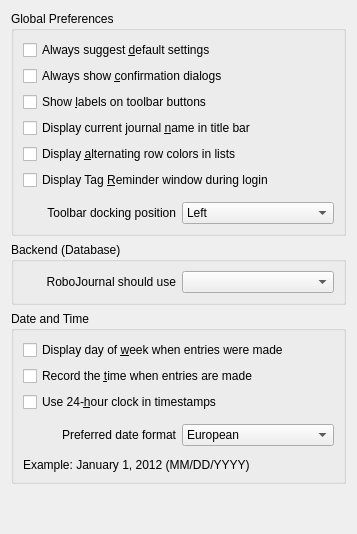
<?xml version="1.0" encoding="UTF-8"?>
<ui version="4.0">
 <class>ConfigurationGeneral</class>
 <widget class="QWidget" name="ConfigurationGeneral">
  <property name="geometry">
   <rect>
    <x>0</x>
    <y>0</y>
    <width>357</width>
    <height>534</height>
   </rect>
  </property>
  <property name="windowTitle">
   <string>Form</string>
  </property>
  <layout class="QGridLayout" name="gridLayout">
   <item row="0" column="0">
    <widget class="QGroupBox" name="layoutgeneral">
     <property name="title">
      <string>Global Preferences</string>
     </property>
     <layout class="QVBoxLayout" name="verticalLayout">
      <item>
       <widget class="QCheckBox" name="AlwaysUseDefaults">
        <property name="toolTip">
         <string>&lt;p&gt;&lt;span style=&quot; font-weight:600;&quot;&gt;(Recommended)&lt;/span&gt; This option requires RoboJournal to suggest (but not force) default settings wherever applicable.&lt;/p&gt;</string>
        </property>
        <property name="text">
         <string>Always suggest &amp;default settings</string>
        </property>
       </widget>
      </item>
      <item>
       <widget class="QCheckBox" name="UseConfirmation">
        <property name="toolTip">
         <string>&lt;p&gt;&lt;b&gt;(Recommended)&lt;/b&gt; This safety protocol requires RoboJournal to require user confirmation before executing commands that delete data. &lt;/p&gt;</string>
        </property>
        <property name="text">
         <string>Always show &amp;confirmation dialogs</string>
        </property>
       </widget>
      </item>
      <item>
       <widget class="QCheckBox" name="UseToolbarLabels">
        <property name="toolTip">
         <string>&lt;p&gt;Requires RoboJournal to display text labels on the toolbar buttons (as opposed to icon-only). Text labels may be cumbersome if the toolbar is docked left or right so some users may wish to turn them off.&lt;/p&gt;</string>
        </property>
        <property name="text">
         <string>Show &amp;labels on toolbar buttons</string>
        </property>
       </widget>
      </item>
      <item>
       <widget class="QCheckBox" name="NameTitlebar">
        <property name="toolTip">
         <string>&lt;p&gt;If checked, RoboJournal displays the name of the current journal in the titlebar &lt;nobr&gt;(i.e. &lt;i&gt;journal_name&lt;/i&gt; - RoboJournal).&lt;/nobr&gt;&lt;/p&gt;</string>
        </property>
        <property name="text">
         <string>Display current journal &amp;name in title bar</string>
        </property>
       </widget>
      </item>
      <item>
       <widget class="QCheckBox" name="Usealternating">
        <property name="toolTip">
         <string>&lt;!DOCTYPE HTML PUBLIC &quot;-//W3C//DTD HTML 4.0//EN&quot; &quot;http://www.w3.org/TR/REC-html40/strict.dtd&quot;&gt;
&lt;html&gt;&lt;head&gt;&lt;meta name=&quot;qrichtext&quot; content=&quot;1&quot; /&gt;&lt;style type=&quot;text/css&quot;&gt;
p, li { white-space: pre-wrap; }
&lt;/style&gt;&lt;/head&gt;&lt;body style=&quot; font-family:'DejaVu Sans'; font-size:9pt; font-weight:400; font-style:normal;&quot;&gt;
&lt;p style=&quot; margin-top:12px; margin-bottom:12px; margin-left:0px; margin-right:0px; -qt-block-indent:0; text-indent:0px;&quot;&gt;If checked, RoboJournal alternates the row background colors in the Chronological Entry List and Search list. This helps to provide visual contrast in long lists but may look bad with some color schemes (so you may wish to disable it in such instances).&lt;/p&gt;&lt;/body&gt;&lt;/html&gt;</string>
        </property>
        <property name="text">
         <string>Display &amp;alternating row colors in lists</string>
        </property>
       </widget>
      </item>
      <item>
       <widget class="QCheckBox" name="TagReminder">
        <property name="toolTip">
         <string>&lt;p&gt;This housekeeping function causes RoboJournal to display a list of all untagged entries it finds during every login (essentially a &amp;quot;nag window&amp;quot;). This feature can be helpful but some users may wish to disable it. &lt;/p&gt;</string>
        </property>
        <property name="text">
         <string>Display Tag &amp;Reminder window during login</string>
        </property>
       </widget>
      </item>
      <item>
       <spacer name="verticalSpacer">
        <property name="orientation">
         <enum>Qt::Vertical</enum>
        </property>
        <property name="sizeType">
         <enum>QSizePolicy::Fixed</enum>
        </property>
        <property name="sizeHint" stdset="0">
         <size>
          <width>20</width>
          <height>6</height>
         </size>
        </property>
       </spacer>
      </item>
      <item>
       <layout class="QHBoxLayout" name="horizontalLayout">
        <item>
         <widget class="QLabel" name="label">
          <property name="text">
           <string>Toolbar docking position</string>
          </property>
          <property name="alignment">
           <set>Qt::AlignRight|Qt::AlignTrailing|Qt::AlignVCenter</set>
          </property>
         </widget>
        </item>
        <item>
         <widget class="QComboBox" name="ToolbarPosition">
          <item>
           <property name="text">
            <string>Left</string>
           </property>
          </item>
          <item>
           <property name="text">
            <string>Top (default)</string>
           </property>
          </item>
          <item>
           <property name="text">
            <string>Right</string>
           </property>
          </item>
         </widget>
        </item>
       </layout>
      </item>
     </layout>
    </widget>
   </item>
   <item row="2" column="0">
    <widget class="QGroupBox" name="layoutdate">
     <property name="title">
      <string>Date and Time</string>
     </property>
     <layout class="QVBoxLayout" name="verticalLayout_3">
      <item>
       <widget class="QCheckBox" name="DOW">
        <property name="toolTip">
         <string>&lt;!DOCTYPE HTML PUBLIC &quot;-//W3C//DTD HTML 4.0//EN&quot; &quot;http://www.w3.org/TR/REC-html40/strict.dtd&quot;&gt;
&lt;html&gt;&lt;head&gt;&lt;meta name=&quot;qrichtext&quot; content=&quot;1&quot; /&gt;&lt;style type=&quot;text/css&quot;&gt;
p, li { white-space: pre-wrap; }
&lt;/style&gt;&lt;/head&gt;&lt;body style=&quot; font-family:'MS Shell Dlg 2'; font-size:8.25pt; font-weight:400; font-style:normal;&quot;&gt;
&lt;p style=&quot; margin-top:12px; margin-bottom:12px; margin-left:0px; margin-right:0px; -qt-block-indent:0; text-indent:0px;&quot;&gt;&lt;span style=&quot; font-family:'Sans'; font-size:10pt;&quot;&gt;If checked, this setting displays the day of week when an entry was written in addition to the regular date and time. (i.e. Saturday, 1/1/2000).&lt;/span&gt;&lt;/p&gt;&lt;/body&gt;&lt;/html&gt;</string>
        </property>
        <property name="text">
         <string>Display day of &amp;week when entries were made</string>
        </property>
       </widget>
      </item>
      <item>
       <widget class="QCheckBox" name="RecordTime">
        <property name="toolTip">
         <string>&lt;p&gt;&lt;span style=&quot; font-weight:600;&quot;&gt;(Recommended) &lt;/span&gt;This causes new entries to be marked with the timestamp of when they were created. Entries without a timestamp are marked with &lt;span style=&quot; font-style:italic;&quot;&gt;[unknown time]&lt;/span&gt;.&lt;/p&gt;</string>
        </property>
        <property name="text">
         <string>Record the &amp;time when entries are made</string>
        </property>
       </widget>
      </item>
      <item>
       <widget class="QCheckBox" name="UseMilitary">
        <property name="toolTip">
         <string>&lt;p&gt;Use this option if you wish to display timestamps in 24 hour format (i.e. 16:00 instead of 4:00 pm). &lt;/p&gt;</string>
        </property>
        <property name="text">
         <string>Use 24-&amp;hour clock in timestamps</string>
        </property>
       </widget>
      </item>
      <item>
       <spacer name="verticalSpacer_3">
        <property name="orientation">
         <enum>Qt::Vertical</enum>
        </property>
        <property name="sizeType">
         <enum>QSizePolicy::Fixed</enum>
        </property>
        <property name="sizeHint" stdset="0">
         <size>
          <width>20</width>
          <height>6</height>
         </size>
        </property>
       </spacer>
      </item>
      <item>
       <layout class="QHBoxLayout" name="horizontalLayout_3">
        <item>
         <widget class="QLabel" name="label_4">
          <property name="text">
           <string>Preferred date format</string>
          </property>
          <property name="alignment">
           <set>Qt::AlignRight|Qt::AlignTrailing|Qt::AlignVCenter</set>
          </property>
         </widget>
        </item>
        <item>
         <widget class="QComboBox" name="DateFormat">
          <item>
           <property name="text">
            <string>European</string>
           </property>
          </item>
          <item>
           <property name="text">
            <string>USA</string>
           </property>
          </item>
          <item>
           <property name="text">
            <string>ISO-8601</string>
           </property>
          </item>
         </widget>
        </item>
       </layout>
      </item>
      <item>
       <spacer name="verticalSpacer_4">
        <property name="orientation">
         <enum>Qt::Vertical</enum>
        </property>
        <property name="sizeType">
         <enum>QSizePolicy::Fixed</enum>
        </property>
        <property name="sizeHint" stdset="0">
         <size>
          <width>20</width>
          <height>6</height>
         </size>
        </property>
       </spacer>
      </item>
      <item>
       <widget class="QLabel" name="DateExample">
        <property name="text">
         <string>Example: January 1, 2012 (MM/DD/YYYY)</string>
        </property>
       </widget>
      </item>
     </layout>
    </widget>
   </item>
   <item row="1" column="0">
    <widget class="QGroupBox" name="groupBox">
     <property name="title">
      <string>Backend (Database)</string>
     </property>
     <layout class="QVBoxLayout" name="verticalLayout_4">
      <item>
       <layout class="QHBoxLayout" name="horizontalLayout_4">
        <item>
         <widget class="QLabel" name="label_5">
          <property name="text">
           <string>RoboJournal should use</string>
          </property>
          <property name="alignment">
           <set>Qt::AlignRight|Qt::AlignTrailing|Qt::AlignVCenter</set>
          </property>
         </widget>
        </item>
        <item>
         <widget class="QComboBox" name="Backend">
          <property name="toolTip">
           <string>This menu selects the type of database RoboJournal should currently work with. Only one backend may be used at a time.</string>
          </property>
         </widget>
        </item>
       </layout>
      </item>
     </layout>
    </widget>
   </item>
   <item row="3" column="0">
    <spacer name="verticalSpacer_2">
     <property name="orientation">
      <enum>Qt::Vertical</enum>
     </property>
     <property name="sizeHint" stdset="0">
      <size>
       <width>20</width>
       <height>10</height>
      </size>
     </property>
    </spacer>
   </item>
  </layout>
 </widget>
 <resources/>
 <connections/>
</ui>
